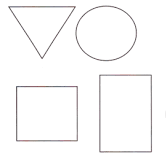
#> input picture geometrik_sekil_kenar_tespiti/sekiller.png, 166 x 158 px
$ python geometrik_sekil_kenar_sayisi.py
#> lines starting #> are read from the running program, lines starting #| are printed output that depends on the picture; after the words box and inside, x2 and y2 are one past the last pixel; in counts of white or black regions, pixels touching at a corner belong together
import cv2

img =cv2.imread("sekiller.png")
#> img is the input picture: shape (158, 166, 3); mean B, G, R 249.9, 249.7, 250.1
img = cv2.resize(img,(300,300))
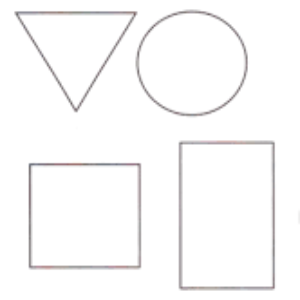
#> img: shape (300, 300, 3); mean B, G, R 249.9, 249.7, 250.1
gri = cv2.cvtColor(img,cv2.COLOR_BGR2GRAY)
canny = cv2.Canny(gri,150,150)
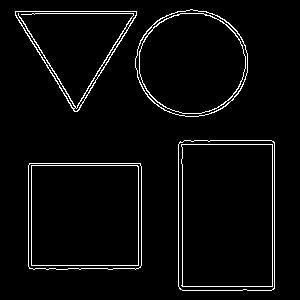
#> canny: shape (300, 300); 3.8% white in thin lines or dots, all inside (x1, y1, x2, y2) = (15, 9, 275, 291)

counters, _ = cv2.findContours(canny,cv2.RETR_EXTERNAL,cv2.CHAIN_APPROX_NONE)
#> counters = 4 contours; box (x1, y1, x2, y2) and area: (178, 140, 275, 291) 14368, (28, 163, 142, 270) 11880, (135, 9, 248, 117) 9363, (15, 11, 137, 112) 6400

for cnt in counters:
    area = cv2.contourArea(cnt)
    if area > 1000:
        approx = cv2.approxPolyDP(cnt, 0.01*cv2.arcLength(cnt,True),True)
        cornerCount = len(approx)
        x,y,z,w = cv2.boundingRect(approx)
        if cornerCount >10:
            cv2.putText(img, "kose yok", (x + 15, y + 15), cv2.FONT_HERSHEY_PLAIN, 1, (0, 0, 255))
        cv2.putText(img,str(cornerCount),(x+14,y+14),cv2.FONT_HERSHEY_PLAIN,1,(0,0,255))
        cv2.drawContours(img,cnt,-1,(0,255,0),3)
#> this loop made 4 passes
#> (area, approx, cornerCount, x, y, z, w) on passes 1 to 3: (11880.5, [[29, 163], [29, 268], [140, 267], [140, 163]], 4, 29, 163, 112, 106), (14368, [[180, 141], [179, 288], [273, 289], [274, 142]], 4, 179, 141, 96, 149), (6400, [[15, 11], [74, 111], [136, 11]], 3, 15, 11, 122, 101)
#> (area, cornerCount, x, y, z, w) on pass 4: (9363, 13, 135, 9, 113, 108)
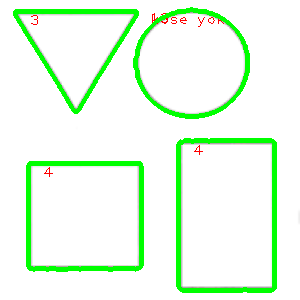
#> img: shape (300, 300, 3); 8.79% of pixels changed, all inside (x1, y1, x2, y2) = (13, 7, 277, 293)

cv2.imshow("orijinal",img)

cv2.waitKey()
